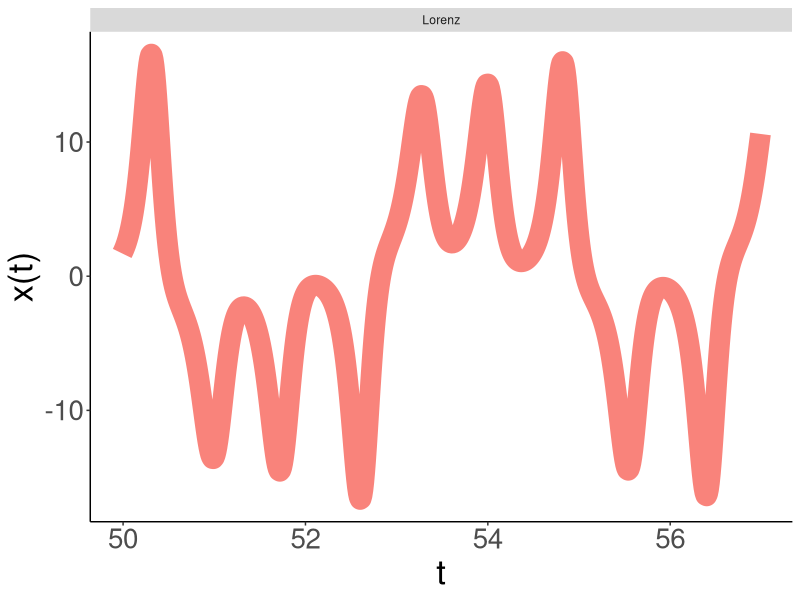

This chart was generated by the following R code:
#+++++++++++++++++++++++++++++++++++++++++++++++++++++++++++++++++++++++++++++++
#
#
# FileName:
# FileDescription:
#
#
#
#+++++++++++++++++++++++++++++++++++++++++++++++++++++++++++++++++++++++++++++++
# Miguel P. Xochicale [http://mxochicale.github.io]
# Doctoral Researcher in Human-Robot Interaction
# University of Birmingham, U.K. (2014-2018)
#+++++++++++++++++++++++++++++++++++++++++++++++++++++++++++++++++++++++++++++++


library(data.table)
library(ggplot2)
library(deSolve)

Lorenz <- function(t, state, parameters){
          with(as.list( c(state,parameters)),
              {
              #rate of change
              dX <- sigma*(Y-X)
              dY <- rho*X - X*Z - Y
              dZ <- X*Y - beta*Z

              # return the rate of change
              list( c(dX, dY, dZ) )
              }
          )# end with(as.list...
}

#define controlling parameters
# rho     - Scaled Rayleigh number.
# sigma   - Prandtl number.
# beta   - Geometry ascpet ratio.
parameters <- c(rho=28, sigma= 10, beta=8/3)

#define initial state
state <- c(X=1, Y=1, Z=1)
# state <- c(X=20, Y=41, Z=20)


# define integrations times
# times <- seq(0,100, by=0.001)
times <- seq(0,100, by=0.01)


#perform the integration and assign it to variable 'out'
out <- ode(y=state, times= times, func=Lorenz, parms=parameters)


LorenzStateSpace <- as.data.table(out)


fsNNtmp <-function(x) {list("Lorenz")}
LorenzStateSpace[,c("type"):=fsNNtmp(), ]
LorenzStateSpace[,Sample:=seq(.N)]
setcolorder(LorenzStateSpace, c(5,6,1:4))




################################
### (4.2) Windowing Data
windowframe = 5000:5700
LorenzStateSpace <- LorenzStateSpace[,.SD[windowframe]]



# ################################################################################
# # Plotting time series




plotlinewidth <- 7
image_width <- 800
image_height <- 500
image_dpi <- 300
image_bg <- "transparent" #image_bg <- "white"



plot <- ggplot(LorenzStateSpace) +
   geom_line(aes(x=time,y=X, col=type),lwd = plotlinewidth,alpha=0.9)+
   facet_wrap(~type, scales = 'free', nrow = 4)+
   labs( x = 't', y='x(t)' )+
   theme(axis.text=element_text(size=20),
         axis.title=element_text(size=25))+
   theme(legend.position="none")+
   theme(panel.grid.major = element_blank(),
         panel.grid.minor = element_blank(),
         panel.background = element_blank(),
         axis.line = element_line(colour = "black")
         )

png(filename="B.png",
    type="cairo",
    width = image_width, height = image_height,units = "px", bg = image_bg,
    pointsize=25,
    res=75
)

plot(plot)

dev.off()
